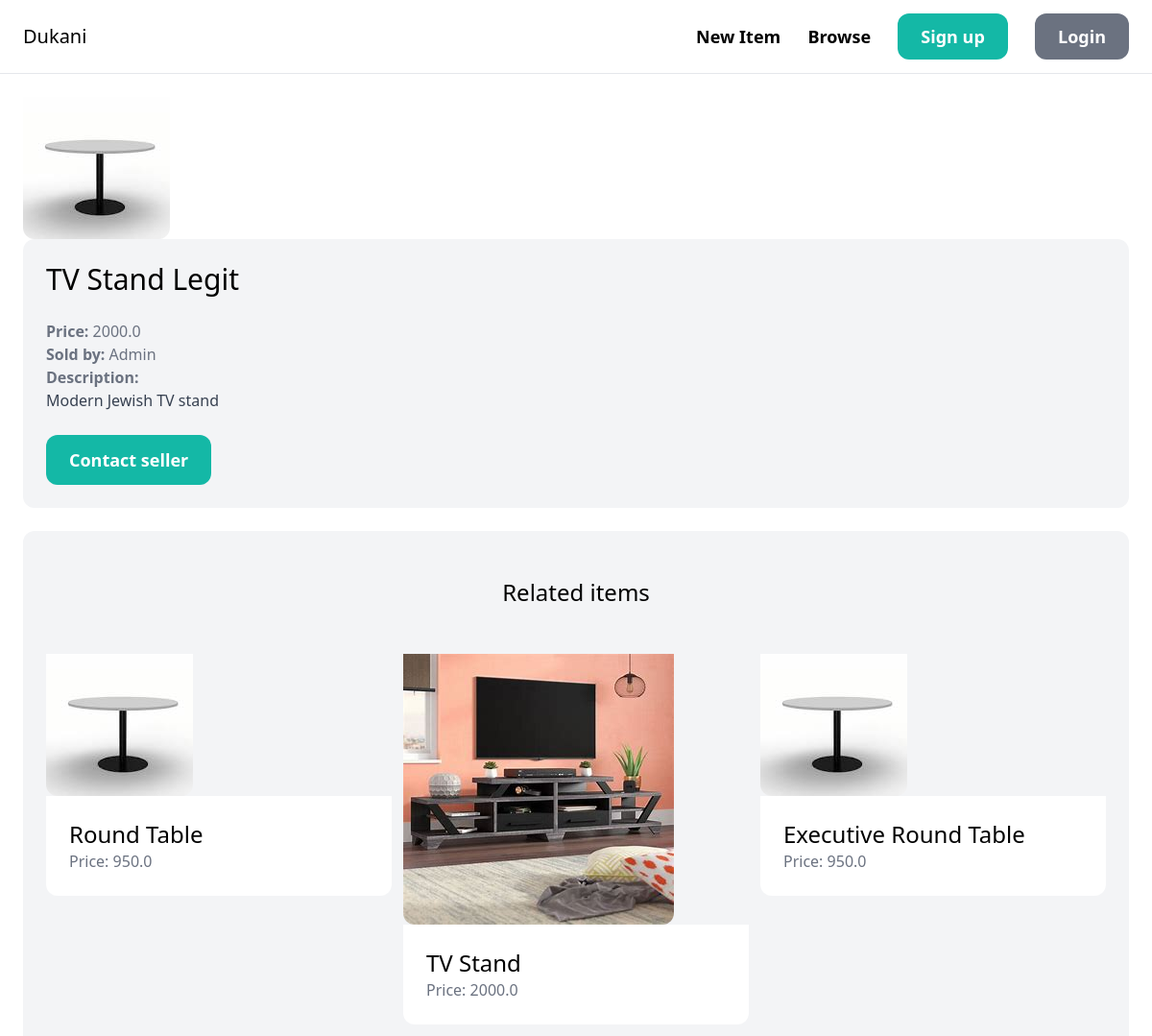
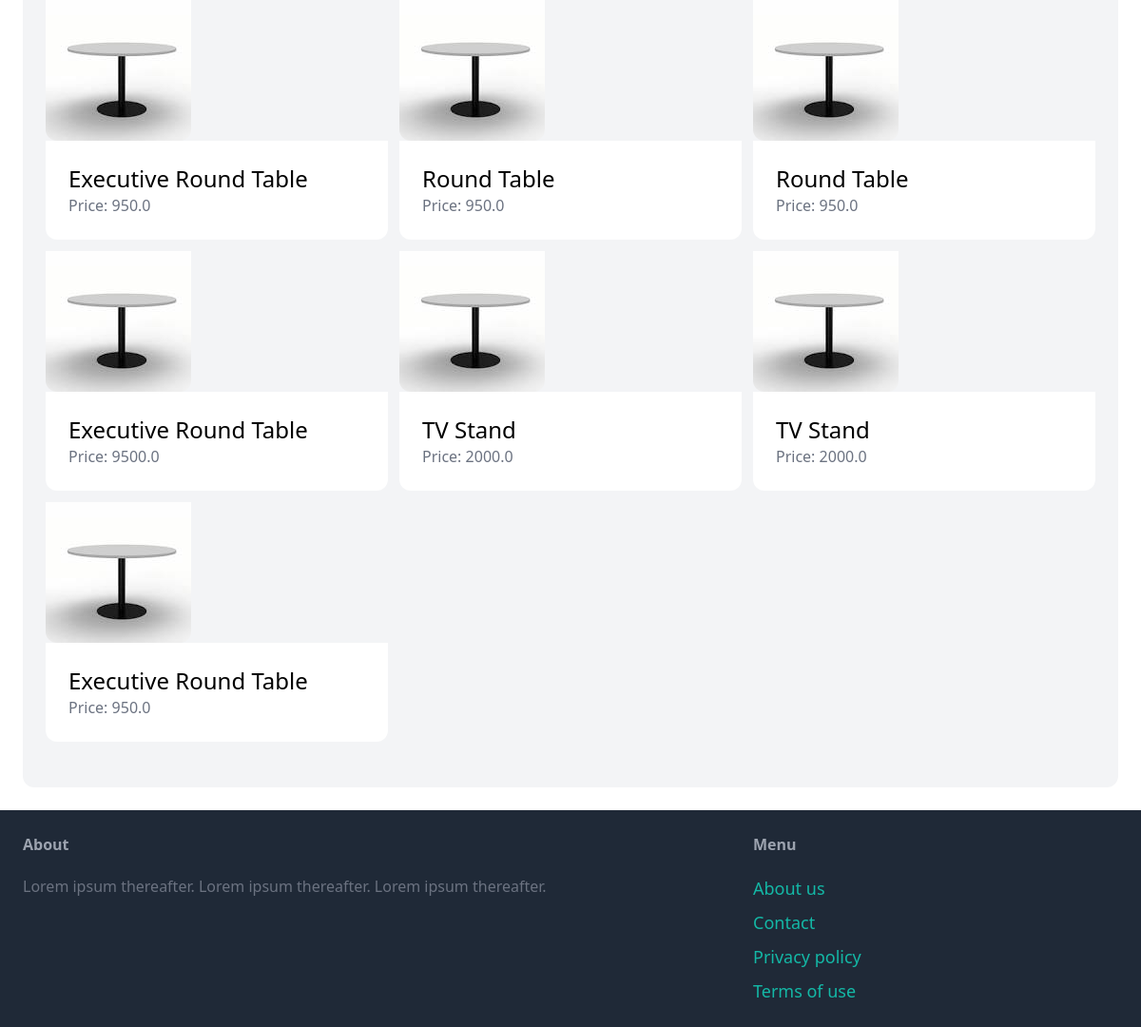
Page /item/14/ on the earlier database version (2 pictures, top to bottom).
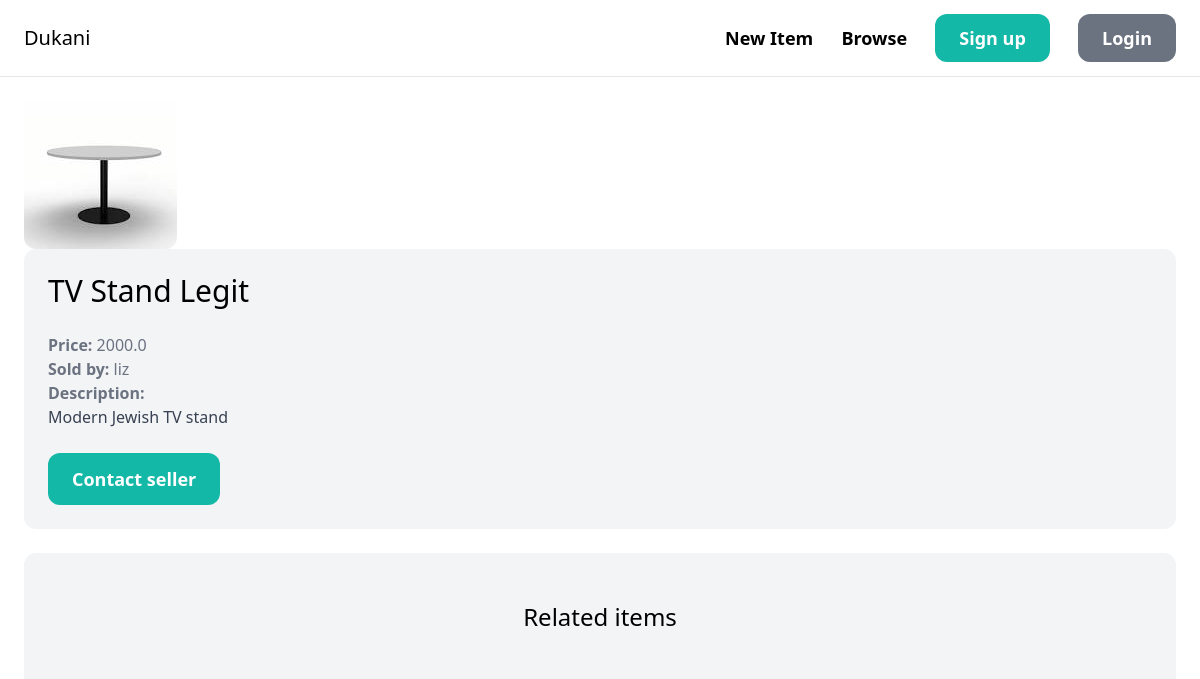
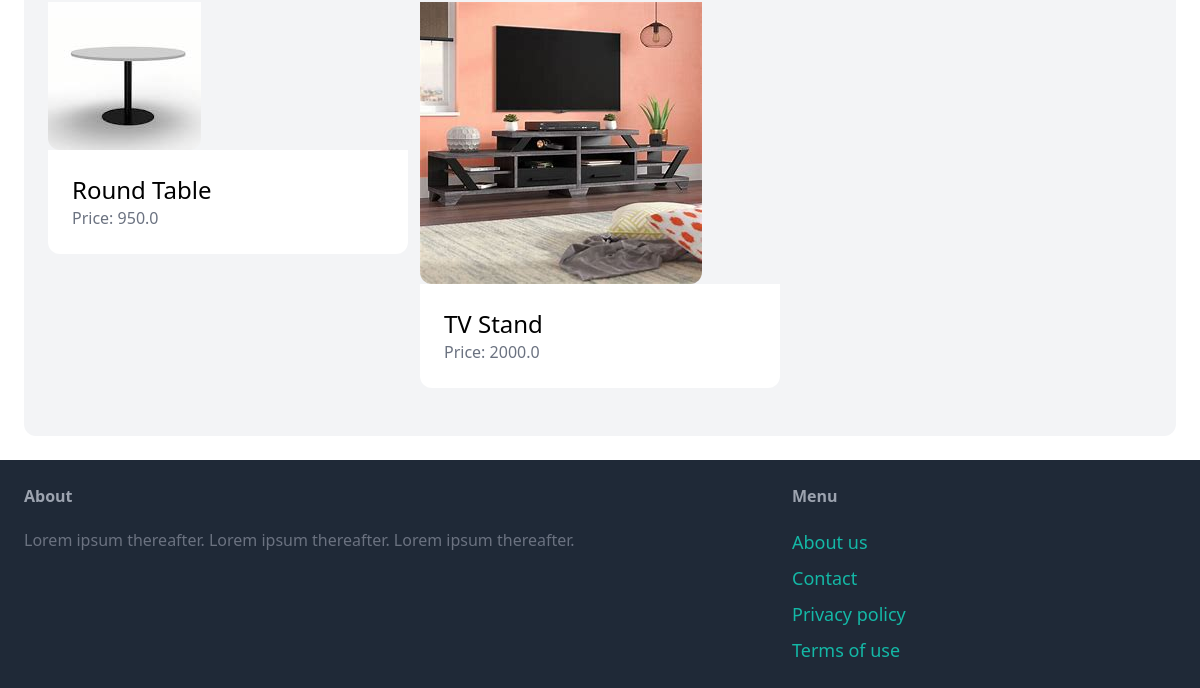
Same page on the later database version (2 pictures, top to bottom).
### item/models.py (models this page shows, shortened)
class Item(models.Model):
    category = models.ForeignKey(Category, related_name='items', on_delete=models.CASCADE)
    name = models.CharField(max_length=255)
    description = models.TextField(blank=True, null=True)
    price = models.FloatField()
    image = models.ImageField(upload_to='item_images', blank=True, null=True, default='item/round_table.jpg')
    is_sold = models.BooleanField(default=False)
    created_by = models.ForeignKey(User, related_name='items', on_delete=models.CASCADE)
    created_at = models.DateTimeField(auto_now_add=True)
    class Meta:
        verbose_name_plural = 'Items'

### item/views.py (the view)
# urls.py: path('<int:pk>/', views.detail, name='detail'),
def detail(request, pk):
    item = get_object_or_404(Item, pk=pk)
    related_items = Item.objects.filter(category=item.category, is_sold=False).exclude(pk=pk)
    return render(request, 'item/detail.html', {
        'item': item,
        'related_items': related_items
    })

### item/templates/item/detail.html (shortened to what this page needs)
{% extends 'core/base.html' %}
{% load static %}
{% block content %}
<div class="grid-cols-5 gap-6">
    <div class="col-span-3">
        {% if item.image %}
            <img src="{{ item.image.url }}" class="rounded-b-xl">
        {% else %}
            <img src="{% static 'item/round_table.jpg' %}" alt="Placeholder image" class="rounded-b-xl">
        {% endif %}
    </div>
    <div class="col-span-2 p-6 bg-gray-100 rounded-xl">
        <h1 class="mb-6 text-3xl"> {{ item.name }}</h1>
        <p class="text-gray-500"><strong>Price:</strong> {{ item.price }}</p>
        <p class="text-gray-500"><strong>Sold by:</strong> {{ item.created_by.username }}</p>
        {% if item.description %}
            <p class="text-gray-700">
                <strong class="text-gray-500">Description:</strong><br>
                {{ item.description }}
            </p>
        {% endif %}
        <a href="{% url 'conversation:new' item.id %}" class="inline-block mt-6 px-6 py-3 text-lg font-semibold bg-teal-500 text-white rounded-xl hover:bg-teal-700">Contact seller</a>
    </div>
</div>
{% if related_items %}
<div class="mt-6 px-6 py-12 bg-gray-100 rounded-xl">
        <h2 class="mb-12 text-2xl text-center">Related items</h2>
        <div class="grid grid-cols-3 gap-3">
            {% for item in related_items %}
                <div>
                    <a href="{% url 'item:detail' item.id %}">
                        <div>
                            {% if item.image %}
                                <img src="{{ item.image.url }}" class="rounded-b-xl">
                            {% else %}
                                <img src="{% static 'item/round_table.jpg' %}" alt="Placeholder image" class="rounded-b-xl">
                            {% endif %}
                        </div>
                        <div class="p-6 bg-white rounded-b-xl">
                            <h2 class="text-2xl">{{ item.name }}</h2>
                            <p class="text-gray-500">Price: {{ item.price }}</p>
                        </div>
                    </a>
                </div>
            {% endfor %}
        </div>
    </div>
{% endif %}
{% endblock %}

Differences in the rows shown:
removed Item: name "Executive Round Table", price "950.0"
removed Item: name "Executive Round Table", price "950.0"
removed Item: name "Round Table", price "950.0"
removed Item: name "Round Table", price "950.0"
removed Item: name "Executive Round Table", price "9500.0"
removed Item: name "TV Stand", price "2000.0"
removed Item: name "TV Stand", price "2000.0"
removed Item: name "Executive Round Table", price "950.0"
changed Item "TV Stand Legit": created_by.username "Admin" → "liz"
